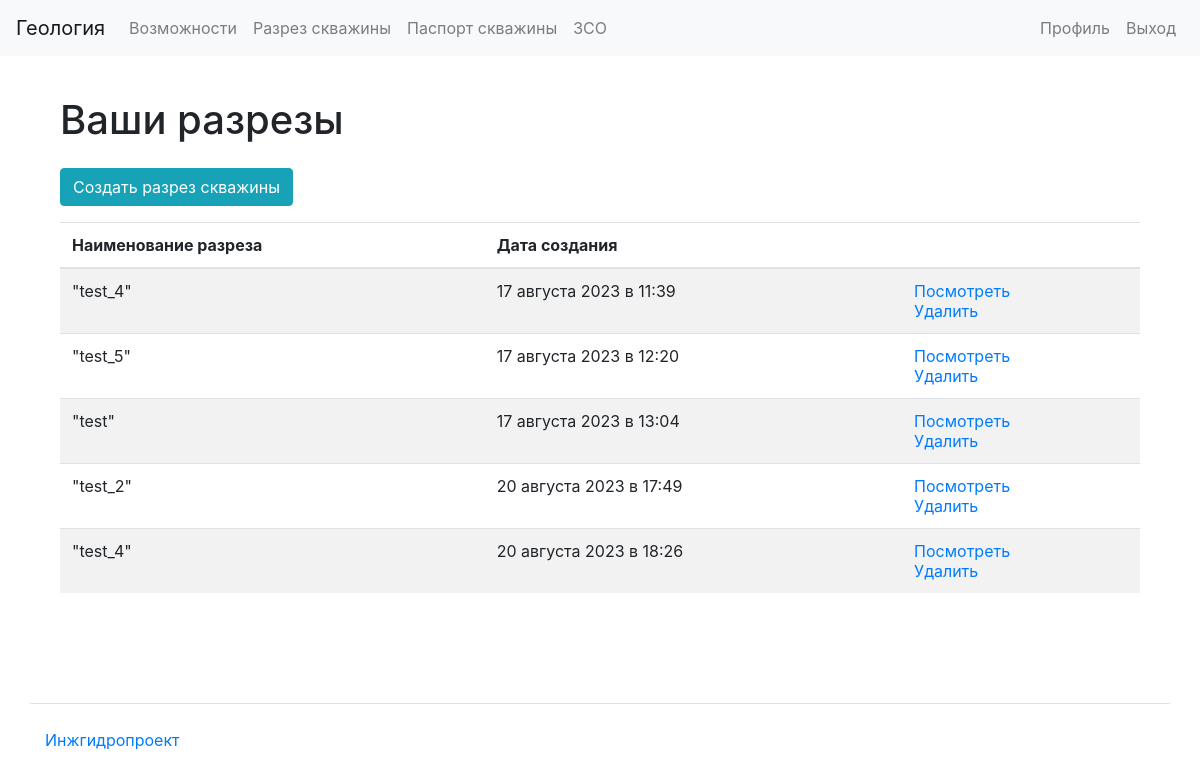
The app's page /well_section/ (signed in) with its own data.
### apps/well_section/models.py (models this page shows)
class WellSection(models.Model):
    user = models.ForeignKey(
        settings.AUTH_USER_MODEL, related_name="well_section", on_delete=models.CASCADE
    )
    name = models.CharField(max_length=30)
    layers = models.TextField()
    well_data = models.TextField()
    created_at = models.DateTimeField(auto_now_add=True)

### apps/well_section/views.py (the view)
# urls.py: path("", views.WellSectionListView.as_view(), name="well_section_list"),
@method_decorator(login_required, name="dispatch")
class WellSectionListView(ListView):
    model = WellSection
    paginate_by = 10
    def get(self, request, *args, **kwargs):
        user_well_sections = request.user.well_section.all()
        return render(
            request,
            template_name="well_section/list.html",
            context={"well_sections": user_well_sections, "title": "Well sections"},
        )

### templates/well_section/list.html
{% extends 'base.html' %}
{% load bootstrap4 %}
{% load i18n %}
{% block content %}
<div class="container wrapper flex-grow-1">
    <h1 class="my-4">
      {% translate "Ваши разрезы"%}
    </h1>
      <div class="form-group">
        <a href="{% url 'well_section_create' %}" class="btn btn-info" role="button">{% translate "Создать разрез скважины"%}</a>
</div>
<table class="table table-striped">
<thead>
  <tr>
    <th>{% translate "Наименование разреза"%}</th>
    <th>{% translate "Дата создания"%}</th>
    <th></th>
  </tr>
</thead>
<tbody>
  {% if well_sections %}
    {% for elem in well_sections %}
      <tr>
        <td>{{ elem.name }}</td>
        <td>{{ elem.created_at|date:"d E Y в H:i" }}</td>
        <td>
          <a href="{% url 'well_section_result' elem.id %}">{% translate "Посмотреть"%}</a>
          <br>
          <a href="{% url 'well_section_delete' elem.id %}">{% translate "Удалить"%}</a>
        </td>
      </tr>
    {% endfor %}
{% endif %}
</tbody>
</table>
</div>
{% endblock %}

### templates/base.html (shortened to what this page needs)
{% load bootstrap4 %}
{% load i18n %}
<html lang="ru-ru">
  <head>
    <link href="https://cdn.jsdelivr.net/npm/bootstrap@4.6.0/dist/css/bootstrap.min.css" rel="stylesheet">
  </head>
  <body class="d-flex flex-column min-vh-100">
    <nav class="navbar navbar-expand-lg navbar-light bg-light mb-3">
      <a class="navbar-brand" href="/">{% trans 'Геология' %}</a>
      <div class="collapse navbar-collapse" id="navbarToggleExternalContent">
        <ul class="navbar-nav mr-auto">
          <li class="nav-item">
            <a class="nav-link" href="#">{% trans 'Возможности' %}</a>
          </li>
          {% if request.user.is_authenticated %}
            <li class="nav-item">
              <a href="{% url 'well_section_list' %}" class="nav-link">{% translate 'Разрез скважины'%}</a>
            </li>
            <li class="nav-item">
              <a class="nav-link" href="{% url 'well_passport_list' %}">{% trans 'Паспорт скважины' %}</a>
            </li>
            <li class="nav-item">
              <a class="nav-link" href="{% url 'zso_create' %}">{% trans 'ЗСО' %}</a>
            </li>
          {% endif %}
        </ul>
        <ul class="navbar-nav">
          {% if request.user.is_authenticated %}
          <li class="nav-item">
            <a class="nav-link" href="{% url 'user_update' user.id %}">{% trans 'Профиль' %}</a>
          </li>
          <li class="nav-item">
            <a class="nav-link" href="{% url 'user_logout' %}">{% trans 'Выход' %}</a>
          </li>
          {% endif %}
        </ul>
      </div>
    </nav>
    <div class="container wrapper flex-grow-1">
      {% block content %}
      {% endblock%}
    </div>
    <footer>
      <div class="container my-5 pt-4 border-top">
        <a target="_blank" href="https://enhyp.ru">Инжгидропроект</a>
      </div>
    </footer>
</body></html>

### records on screen
WellSection: name "\"test_4\"", created_at "17 августа 2023 в 11:39"
WellSection: name "\"test_5\"", created_at "17 августа 2023 в 12:20"
WellSection: name "\"test\"", created_at "17 августа 2023 в 13:04"
WellSection: name "\"test_2\"", created_at "20 августа 2023 в 17:49"
WellSection: name "\"test_4\"", created_at "20 августа 2023 в 18:26"
